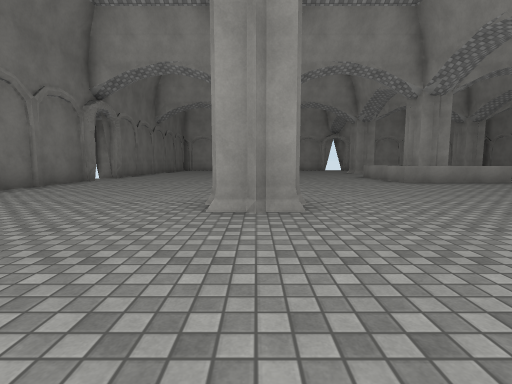
View 1 (above)

18 first-person views from a walk through a scene from a Unity 3-D project. The camera is 1.2 m above the floor, tilts 6° down and sees 85° across. The floor is counted in squares, 2 m on a side. Each view is taken from the middle of a square. On the plan, view 1 faces up. The plan holds only what a view shows up to about 9 squares ahead; the rest is blank. The player character is not drawn. Surface patterns are stand-ins for the level's own textures.

View 2
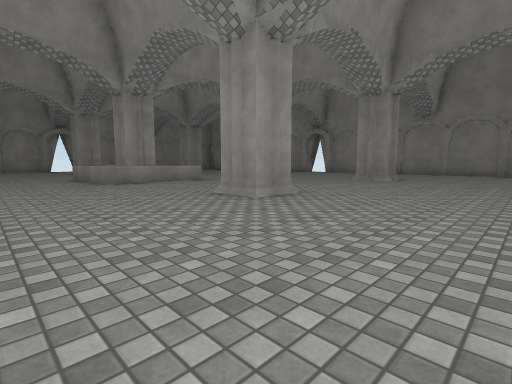

View 3
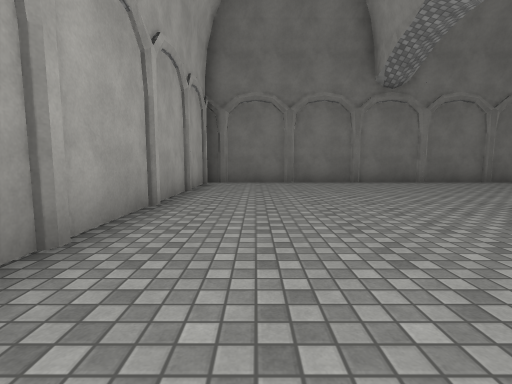

View 4
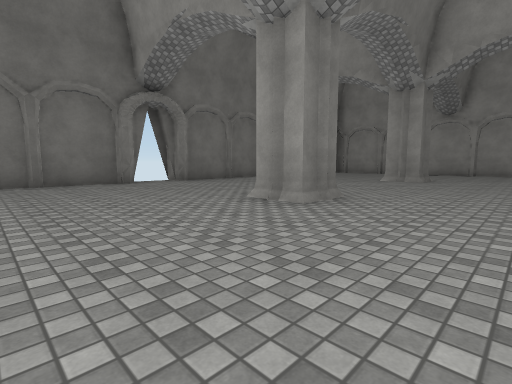

View 5
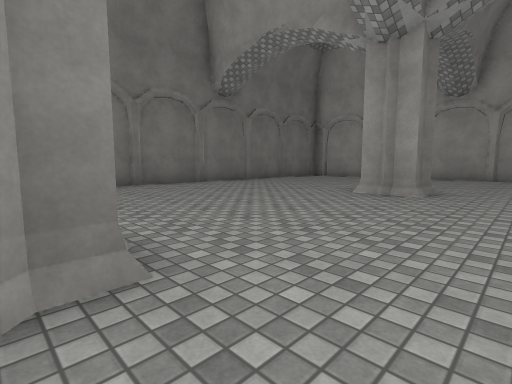

View 6
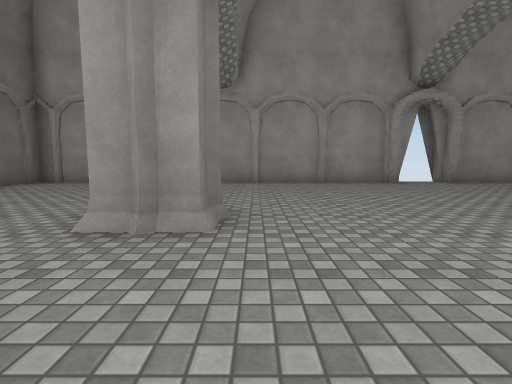

View 7
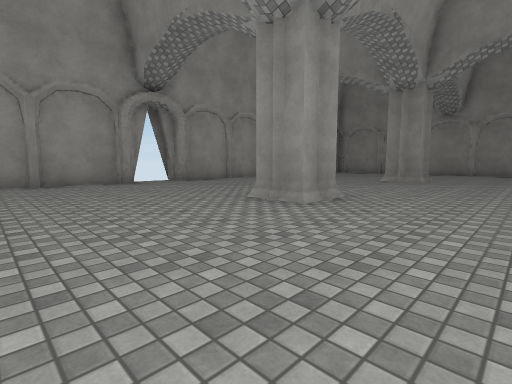

View 8
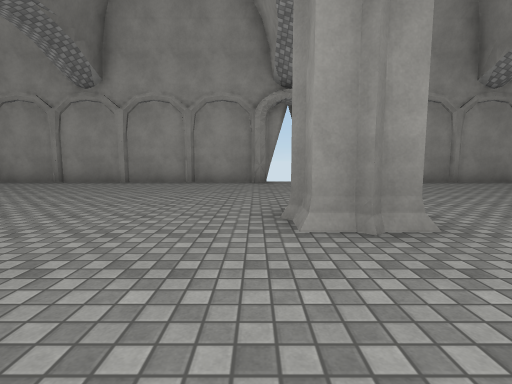

View 9
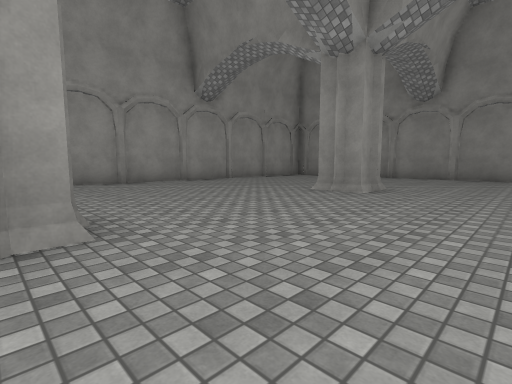

View 10
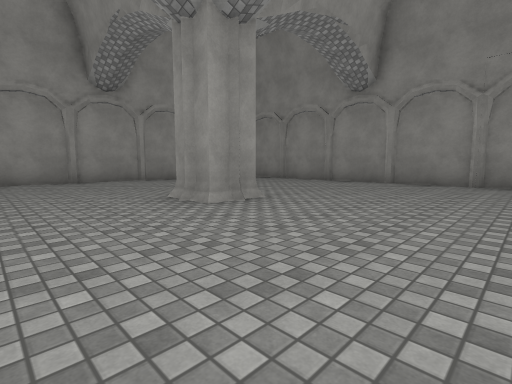

View 11
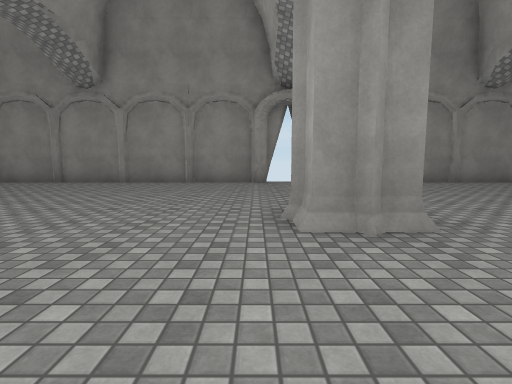

View 12
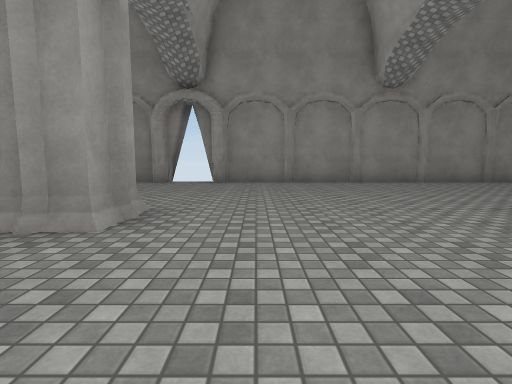

View 13
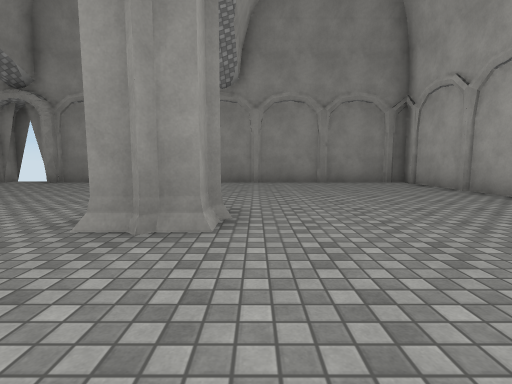

View 14
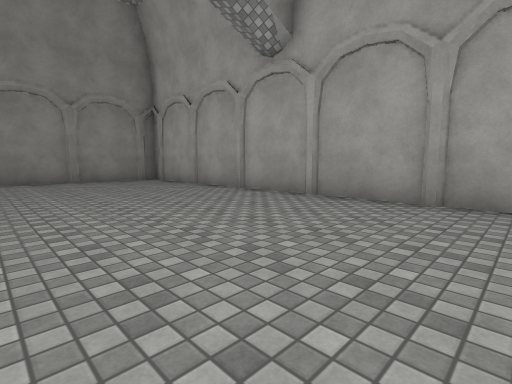

View 15
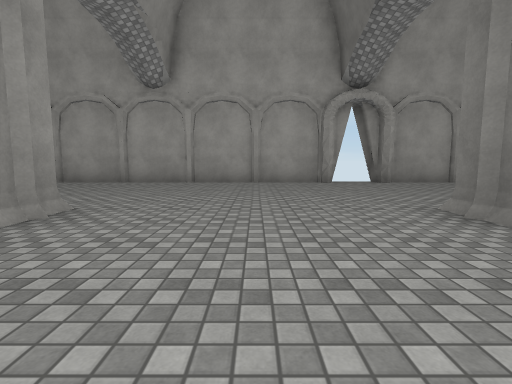

View 16
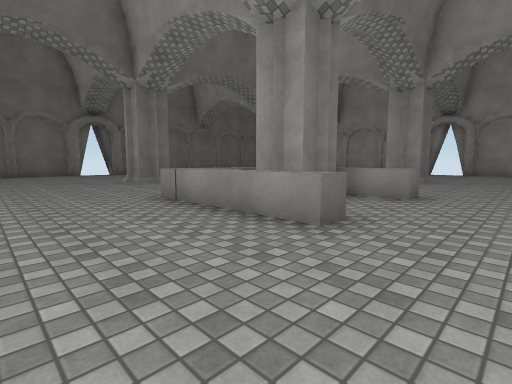

View 17
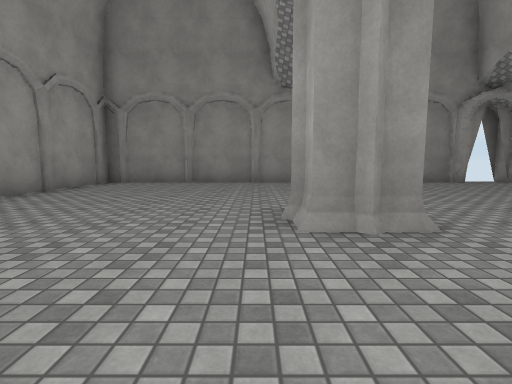

View 18
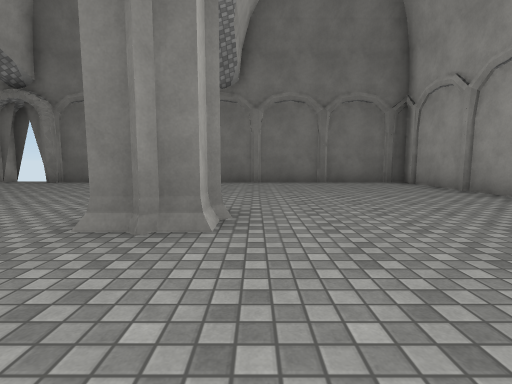

### Floor plan
Points are (right, up) in squares from view 1. A wall is a line through its corners. A room is listed if a view was taken in it or the views show most of it. See-through windows are left out.
Room 1 (views 1, 2, 3, 4, 5, 6, 7, 8, 9, 10, 11, 12, 13, 14, 15, 16, 17, 18)
walls: (6.5, 10.5) (6.5, 9.5) (5.5, 9.5); (11.5, 10) (11.5, 10.5); (12.5, 9.5) (11.5, 9.5) (11.5, 9.9); (6.5, 4.4) (6.5, 3.5) (5.5, 3.5); (6.5, 16) (6.5, 15.5) (5.5, 15.5); (5.5, 16) (5.5, 16.5); (0.5, 10.6) (0.5, 9.5) (-0.5, 9.5); (11.5, 4) (11.5, 4.5); (11.5, 16) (11.5, 16.5); (12.6, 15.5) (11.5, 15.5) (11.5, 15.9); (12, 3.5) (11.5, 3.5) (11.5, 3.9); (0.6, 3.5) (-0.5, 3.5); (0, 16.5) (0.5, 16.5) (0.5, 15.5) (-0.5, 15.5); (17.5, 11.1) (17.5, 21.5) (7.1, 21.5); (6.7, 21.3) (6.7, 21.8); (7.1, -1.5) (17.5, -1.5) (17.5, 8.9); (4.9, 21.5) (-5.5, 21.5) (-5.5, 11.1); (-5.5, 8.9) (-5.5, -1.5); (-5.8, 9.3) (-5.3, 9.3); (-1.1, -1.5) (4.9, -1.5); (-5.1, -1.5) (-1.2, -1.5)
low walls: (7.6, 8.9) (7.6, 8.3) (4.4, 8.3) (4.4, 10.4); (7.6, 11.5) (7.6, 10.9) (6.2, 10.9); (4.9, 10.1) (4.9, 8.9)

Positions as (right, up) in squares from view 1, and headings:
1: (0, 0), facing up
2: (2, 0), facing up-right
3: (3, 0), facing left
4: (3, 6), facing up-left
5: (2, 10), facing up-left
6: (1, 13), facing up
7: (2, 13), facing up-right
8: (5, 13), facing up
9: (6, 13), facing up-right
10: (9, 12), facing up-right
11: (9, 11), facing right
12: (9, 8), facing right
13: (9, 3), facing right
14: (8, 3), facing down-right
15: (9, 7), facing down
16: (9, 6), facing up-left
17: (9, 17), facing right
18: (3, 17), facing left
